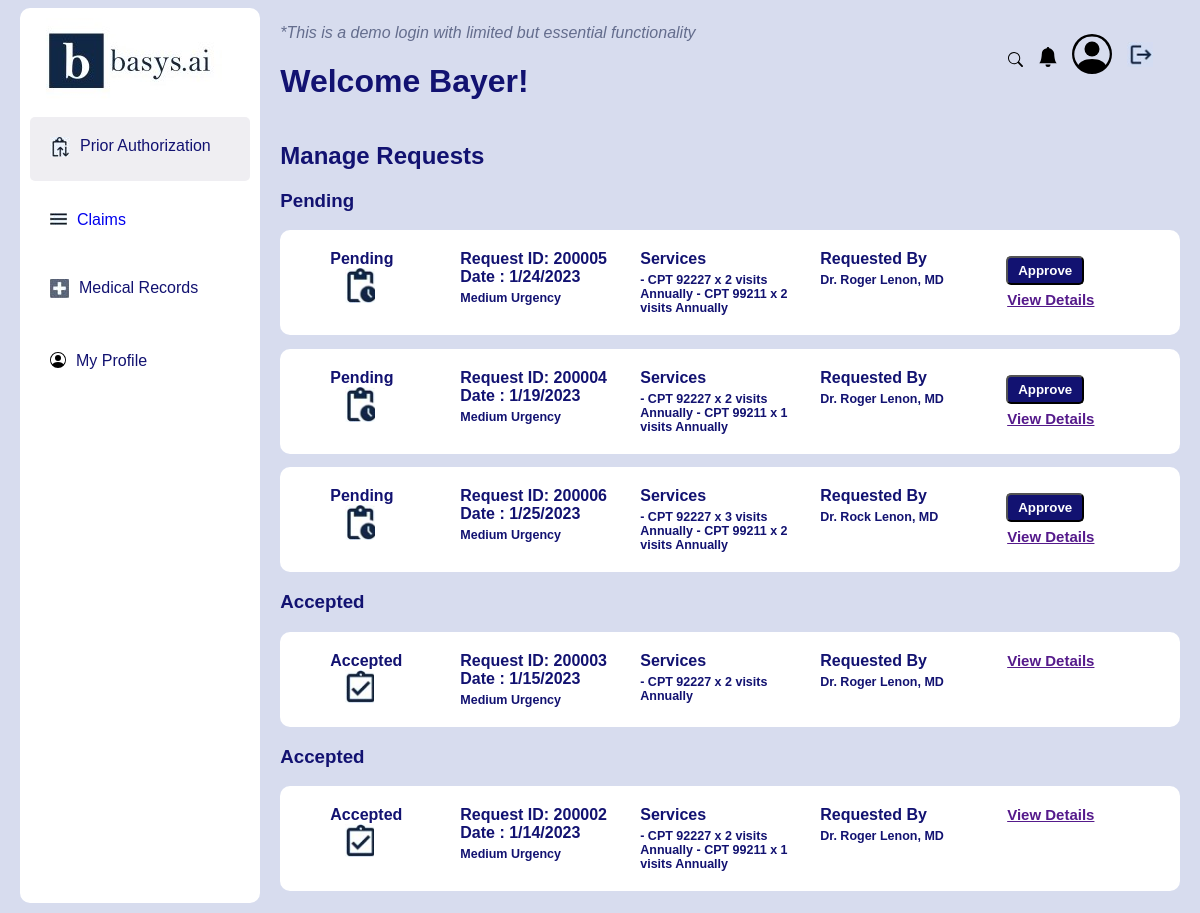
The page / on the database its author committed.
### authorization/models.py (models this page shows, shortened)
class Authorization(models.Model):
    reqID = models.CharField(max_length=30,primary_key='TRUE')
    date = models.CharField(max_length=10)
    urgency = models.CharField(max_length=50)
    services = models.TextField()
    requested_by = models.CharField(max_length=100)
    status = models.CharField(max_length=50)

### authorization/views.py (the view)
# urls.py: path('',authorization,name='authorization'),
def authorization(request):
    pendingreq = []
    accpreq = []
    obj = Authorization.objects.all()
    for f in obj:
        if f.status=="pending":
            pendingreq.append(f)
        else:
            accpreq.append(f)
    return render(request,'authorization.html',{"accpreq":accpreq,"pendingreq":pendingreq})

### templates/authorization.html (shortened to what this page needs)
{% load static %}
<!DOCTYPE html>
<html lang="en">
<head>
    <link rel="stylesheet" href="{% static 'style.css' %}">
</head>
<body>
    <div class="maincontainer">
        <div class="leftcontainer">
            <div class="leftlogo">
                <img src="{% static 'images/logo.jpg' %}" alt="">
            </div>
            <div class="home leftmenu maincolor">
                <div class="leftmele">
                        <img src="{% static 'images/auth.JPG' %}" alt="">
                </div >
                <a class="leftmele">  Prior Authorization</a>
            </div>
            <div class="leftmenu">
                <div class="leftmele">
                    <img src="{% static 'images/claims.JPG' %}" alt="">
                </div >
                <a class="leftmele" href="/claims">  Claims</a>
            </div>
            <div class="leftmenu">
                <div class="leftmele">
                    <img src="{% static 'images/medical.JPG' %}" alt="">
                </div >
                <a class="leftmele lefttext"> Medical Records</a>
            </div>
            <div class="leftmenu">
                <div class="leftmele">
                    <img src="{% static 'images/profile.svg' %}" alt="">
                </div >
                <a class="leftmele lefttext"> My Profile</a>
            </div>
        </div>
        <div class="rightcontainer">
            <div class="container">
                <div class="navright">
                    <div>
                        <p class="headfont">*This is a demo login with limited but essential functionality
                        </p>
                        <h1 class="maincolor">Welcome Bayer!</h1>
                    </div>
                    <div class="navlist">
                        <ul>
                            <li class="search navitem">
                                <img src="{% static 'images/search.svg' %}" alt="">
                            </li>
                            <li class="notification navitem">
                                <img src="{% static 'images/notification.svg' %}" alt="">
                            </li>
                            <li class=" profile navitem">
                                <img src="{% static 'images/profile.svg' %}" alt="">
                            </li>
                            <li class="upload navitem">
                                <img src="{% static 'images/upload.JPG' %}" alt="">
                            </li>
                        </ul>
                    </div>
                </div>
                <div class="managerequests maincolor">
                    <div>
                        <h2>Manage Requests</h2>
                    </div>
                    <div class="pending">
                        <h3>Pending</h3>
                        {% for i in pendingreq %}
                        <div class="pendingreq">
                            <div class=" reqele reqstatus" >
                                <div class="reqfont">Pending</div>
                                <div class="pendingimg">
                                </div>
                            </div>
                            <div class="reqele" >
                                <div class="reqfont">Request ID: {{i.reqID}}</div>
                                <div class="reqfont">Date : {{i.date}}</div>
                                <div class="pendingtxt">{{i.urgency}}</div>
                            </div>
                            <div class="reqele">
                                <div class="reqfont">Services</div>
                                <div class="pendingtxt">
                                    {{i.services}}
                                </div>
                            </div>
                            <div class="reqele">
                                <div class="reqfont">Requested By</div>
                                <div class="pendingtxt">
                                        {{i.requested_by}}
                                </div>
                            </div>
                            <div class="reqele">
                                <Button class="appbtn ">Approve</Button>
                                <a class="viewdet" href="">View Details</a>
                            </div>
                        </div>
                        {% endfor %}
                {% for i in accpreq %}
                     <div class="accepted">
                        <h3>Accepted</h3>
                        <div class="accpreq">
                            <div class="accpele reqstatus" >
                                <div class="accpfont">Accepted</div>
                                <div class="accpimg">
                                </div>
                            </div>
                            <div class="accpele">
                                <div class="accpfont ">Request ID: {{i.reqID}}</div>
                                <div class="accpfont">Date : {{i.date}}</div>
                                <div class="pendingtxt">{{i.urgency}}</div>
                            </div>
                            <div class="accpele">
                                <div class="accpfont">Services</div>
                                <div class="pendingtxt">
                                    {{i.services}}
                                </div>
                            </div>
                            <div class="accpele">
                                <div class="accpfont">Requested By</div>
                                <div class="pendingtxt">
                                    {{i.requested_by}}
                            </div>
                            </div>
                            <div class="accpele">
                                <a class=" viewdet " href="">View Details</a>
                            </div>
                        </div>
                    {% endfor %}
                    </div>
                </div>
            </div>
        </div>
    </div>
</body>
</html>

### static/style.css (style rules this page uses)
body { background-color: rgb(215, 220, 238); font-family: Arial, Helvetica, sans-serif; }
.maincontainer { display: flex; flex-direction: row; }
.leftcontainer { display: block; position: fixed; width: 20vw; height: 98%; min-width: 200px; margin-right: 1%; margin-left: 1%; border-radius: 10px; background-color: white; }
.rightcontainer { padding-left: 22%; display: block; width: 80vw; min-width: 876px; margin-right: 1%; margin-left: 1%; height: 100%; }
.leftlogo { margin: 10px; }
.leftlogo img { max-width: 100%; }
.leftmenu { display: flex; padding: 15px; margin: 10px; border-radius: 5px; text-align: left; color: rgb(18, 18, 113); font-weight: 545; font-family: Arial, Helvetica, sans-serif; }
.leftmenu a { text-decoration: none; }
.home { background-color: rgb(239, 238, 242); }
.leftmele { margin: 5px; }
.headfont { font-style: italic; color: rgb(100, 109, 141); ; }
.navright { display: flex; flex-direction: row; }
.navitem { display: inline; align-items: center; margin: 5px; }
.search img { height: 15px; padding-bottom: 7px; }
.notification img { height: 20px; padding-bottom: 7px; }
.profile img { height: 40px; }
.upload img { height: 25px; padding-bottom: 7px; }
.navlist { padding-top: 10px; margin-left: auto; margin-right: 2.5%; }
.maincolor { color: rgb(18, 18, 113); }
.pendingreq { display: flex; flex-direction: row; background-color: white; border-radius: 10px; margin-top: 1.5%; margin-bottom: 1.5%; }
.reqele { display: block; padding-top: 20px; padding-bottom: 20px; width: 20%; }
.reqfont { font-weight: bold; }
.appbtn { display: block; background-color: rgb(18, 18, 113); color: white; padding: 5px; padding-left: 10px; padding-right: 10px; border-radius: 5px; font-weight: bold; margin: 6px; }
.pendingimg { width: 30px; height: 35px; margin-left: 15px; background-image: url(images/pending.JPG); background-size: cover; }
.pendingtxt { max-width: 190px; font-size: 12.5px; padding-top: 5px; font-weight: bold; }
.reqstatus { position: relative; left: 50px; }
.accpreq { display: flex; flex-direction: row; background-color: white; border-radius: 10px; margin-top: 1.5%; margin-bottom: 1.5%; }
.viewdet { padding: 7px; font-size: 15px; font-weight: bold; }
.accpele { display: block; padding-top: 20px; padding-bottom: 20px; width: 20%; text-align: left; }
.accpfont { font-weight: bold; }
.accpimg { width: 29px; height: 33px; margin-left: 15px; background-image: url(images/cheak.JPG); background-size: cover; }

### rows shown on the page
Authorization: reqID "200005", date "1/24/2023", urgency "Medium Urgency", services "- CPT 92227 x 2 visits Annually - CPT 99211 x 2 visits Annually", requested_by "Dr. Roger Lenon, MD"
Authorization: reqID "200004", date "1/19/2023", urgency "Medium Urgency", services "- CPT 92227 x 2 visits Annually - CPT 99211 x 1 visits Annually", requested_by "Dr. Roger Lenon, MD"
Authorization: reqID "200006", date "1/25/2023", urgency "Medium Urgency", services "- CPT 92227 x 3 visits Annually - CPT 99211 x 2 visits Annually", requested_by "Dr. Rock Lenon, MD"
Authorization: reqID "200003", date "1/15/2023", urgency "Medium Urgency", services "- CPT 92227 x 2 visits Annually", requested_by "Dr. Roger Lenon, MD"
Authorization: reqID "200002", date "1/14/2023", urgency "Medium Urgency", services "- CPT 92227 x 2 visits Annually - CPT 99211 x 1 visits Annually", requested_by "Dr. Roger Lenon, MD"
